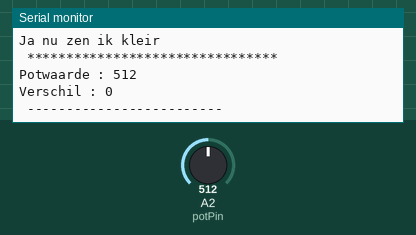
This sketch was run on a simulated Arduino Uno, built with avr-gcc and run on an emulated ATmega328P. Shown: the last lines printed to the serial monitor. The test bench sets the inputs (shaded band); at power-on: A2 (potPin) = 512.

Above: at 1.8 s.
1.9 s: A2 (potPin) set to 716
At 2.8 s:
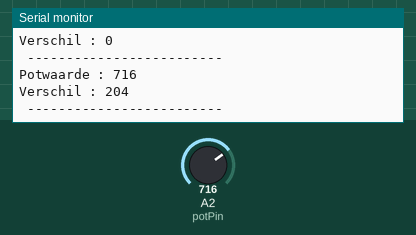
3.4 s: A2 (potPin) set to 900
At 4.8 s:
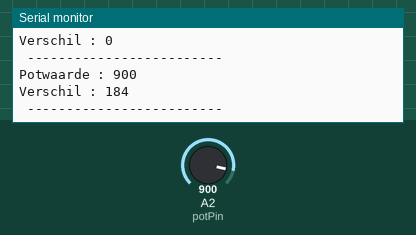
Timing chart, 0 to 6.4 s (numbered marks = the images above; inputs shaded):
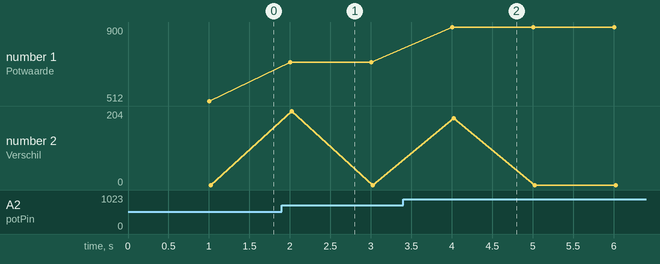

The sketch:

potentiometer.ino
```cpp
int potPin = 2;    // select the input pin for the potentiometer
int val1 = 0;       // variable to store the value coming from the sensor
int val2 = 0;
int xx = 0;


void setup() {

  Serial.begin(9600);
  Serial.println("Ja nu zen ik kleir");
  Serial.println(" ********************************");
}

void loop() {
  val2 = analogRead(potPin);    // read the value from the sensor
  delay(1000);
  val1 = analogRead(potPin);    // read the value from the sensor
  Serial.print("Potwaarde : ");
  Serial.println(val1);
  Serial.println("");
  xx = val1 - val2;
  Serial.print("Verschil : ");
  Serial.println(xx);
  Serial.println(" -------------------------");
}
```

Measured:
- after the input at 1.9 s, the serial monitor: prints a new line after 0.10 s (image 1)
- after the input at 3.4 s, the serial monitor: prints a new line after 0.60 s (image 2)
- plotted number 1: 512 → 716 after the input at 1.9 s, 716 → 900 after the input at 3.4 s
